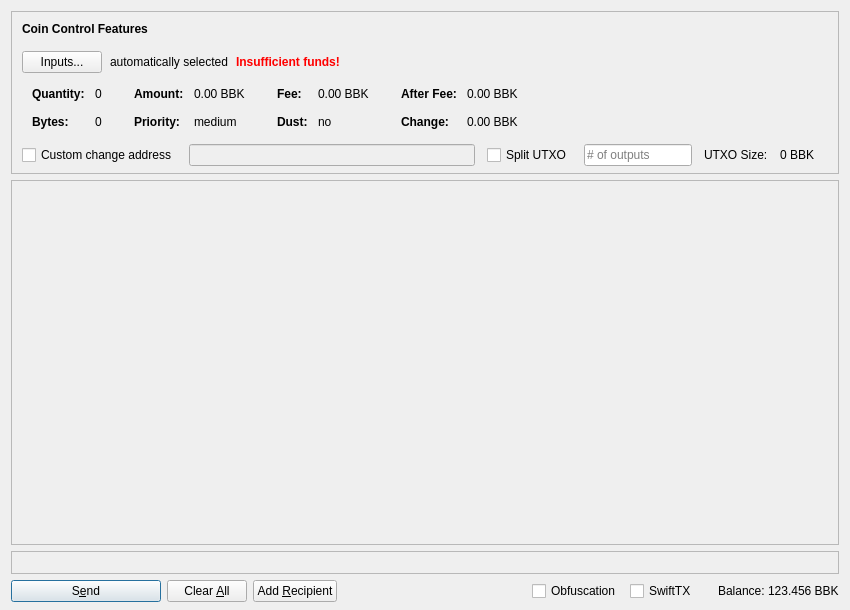
<?xml version="1.0" encoding="UTF-8"?>
<ui version="4.0">
 <class>SendCoinsDialog</class>
 <widget class="QDialog" name="SendCoinsDialog">
  <property name="geometry">
   <rect>
    <x>0</x>
    <y>0</y>
    <width>850</width>
    <height>610</height>
   </rect>
  </property>
  <property name="windowTitle">
   <string>Send Coins</string>
  </property>
  <layout class="QVBoxLayout" name="verticalLayout" stretch="0,1,0,0">
   <property name="bottomMargin">
    <number>8</number>
   </property>
   <item>
    <widget class="QFrame" name="frameCoinControl">
     <property name="sizePolicy">
      <sizepolicy hsizetype="Expanding" vsizetype="Expanding">
       <horstretch>0</horstretch>
       <verstretch>0</verstretch>
      </sizepolicy>
     </property>
     <property name="maximumSize">
      <size>
       <width>16777215</width>
       <height>16777215</height>
      </size>
     </property>
     <property name="frameShape">
      <enum>QFrame::StyledPanel</enum>
     </property>
     <property name="frameShadow">
      <enum>QFrame::Sunken</enum>
     </property>
     <layout class="QVBoxLayout" name="verticalLayoutCoinControl2">
      <property name="spacing">
       <number>0</number>
      </property>
      <property name="leftMargin">
       <number>0</number>
      </property>
      <property name="topMargin">
       <number>0</number>
      </property>
      <property name="rightMargin">
       <number>0</number>
      </property>
      <property name="bottomMargin">
       <number>6</number>
      </property>
      <item>
       <layout class="QVBoxLayout" name="verticalLayoutCoinControl" stretch="0,0,0,0,1">
        <property name="spacing">
         <number>0</number>
        </property>
        <property name="leftMargin">
         <number>10</number>
        </property>
        <property name="topMargin">
         <number>10</number>
        </property>
        <item>
         <layout class="QHBoxLayout" name="horizontalLayoutCoinControl1">
          <property name="bottomMargin">
           <number>15</number>
          </property>
          <item>
           <widget class="QLabel" name="labelCoinControlFeatures">
            <property name="sizePolicy">
             <sizepolicy hsizetype="Preferred" vsizetype="Maximum">
              <horstretch>0</horstretch>
              <verstretch>0</verstretch>
             </sizepolicy>
            </property>
            <property name="font">
             <font>
              <weight>75</weight>
              <bold>true</bold>
             </font>
            </property>
            <property name="styleSheet">
             <string notr="true">font-weight:bold;</string>
            </property>
            <property name="text">
             <string>Coin Control Features</string>
            </property>
           </widget>
          </item>
         </layout>
        </item>
        <item>
         <layout class="QHBoxLayout" name="horizontalLayoutCoinControl2" stretch="0,0,0,0">
          <property name="spacing">
           <number>8</number>
          </property>
          <property name="bottomMargin">
           <number>10</number>
          </property>
          <item>
           <widget class="QPushButton" name="pushButtonCoinControl">
            <property name="styleSheet">
             <string notr="true"/>
            </property>
            <property name="text">
             <string>Inputs...</string>
            </property>
            <property name="autoDefault">
             <bool>false</bool>
            </property>
           </widget>
          </item>
          <item>
           <widget class="QLabel" name="labelCoinControlAutomaticallySelected">
            <property name="text">
             <string>automatically selected</string>
            </property>
            <property name="margin">
             <number>5</number>
            </property>
           </widget>
          </item>
          <item>
           <widget class="QLabel" name="labelCoinControlInsuffFunds">
            <property name="font">
             <font>
              <weight>75</weight>
              <bold>true</bold>
             </font>
            </property>
            <property name="styleSheet">
             <string notr="true">color:red;font-weight:bold;</string>
            </property>
            <property name="text">
             <string>Insufficient funds!</string>
            </property>
            <property name="margin">
             <number>5</number>
            </property>
           </widget>
          </item>
          <item>
           <spacer name="horizontalSpacerCoinControl">
            <property name="orientation">
             <enum>Qt::Horizontal</enum>
            </property>
            <property name="sizeHint" stdset="0">
             <size>
              <width>40</width>
              <height>1</height>
             </size>
            </property>
           </spacer>
          </item>
         </layout>
        </item>
        <item>
         <widget class="QWidget" name="widgetCoinControl" native="true">
          <property name="sizePolicy">
           <sizepolicy hsizetype="Preferred" vsizetype="Preferred">
            <horstretch>0</horstretch>
            <verstretch>0</verstretch>
           </sizepolicy>
          </property>
          <property name="minimumSize">
           <size>
            <width>0</width>
            <height>0</height>
           </size>
          </property>
          <property name="styleSheet">
           <string notr="true"/>
          </property>
          <layout class="QHBoxLayout" name="horizontalLayoutCoinControl5">
           <property name="leftMargin">
            <number>0</number>
           </property>
           <property name="topMargin">
            <number>0</number>
           </property>
           <property name="rightMargin">
            <number>0</number>
           </property>
           <property name="bottomMargin">
            <number>0</number>
           </property>
           <item>
            <layout class="QHBoxLayout" name="horizontalLayoutCoinControl3" stretch="0,0,0,1">
             <property name="spacing">
              <number>20</number>
             </property>
             <property name="topMargin">
              <number>0</number>
             </property>
             <property name="bottomMargin">
              <number>10</number>
             </property>
             <item>
              <layout class="QFormLayout" name="formLayoutCoinControl1">
               <property name="horizontalSpacing">
                <number>10</number>
               </property>
               <property name="verticalSpacing">
                <number>14</number>
               </property>
               <property name="leftMargin">
                <number>10</number>
               </property>
               <property name="topMargin">
                <number>4</number>
               </property>
               <property name="rightMargin">
                <number>6</number>
               </property>
               <item row="0" column="0">
                <widget class="QLabel" name="labelCoinControlQuantityText">
                 <property name="font">
                  <font>
                   <weight>75</weight>
                   <bold>true</bold>
                  </font>
                 </property>
                 <property name="text">
                  <string>Quantity:</string>
                 </property>
                 <property name="margin">
                  <number>0</number>
                 </property>
                </widget>
               </item>
               <item row="0" column="1">
                <widget class="QLabel" name="labelCoinControlQuantity">
                 <property name="cursor">
                  <cursorShape>IBeamCursor</cursorShape>
                 </property>
                 <property name="contextMenuPolicy">
                  <enum>Qt::ActionsContextMenu</enum>
                 </property>
                 <property name="text">
                  <string notr="true">0</string>
                 </property>
                 <property name="margin">
                  <number>0</number>
                 </property>
                 <property name="textInteractionFlags">
                  <set>Qt::LinksAccessibleByMouse|Qt::TextSelectableByKeyboard|Qt::TextSelectableByMouse</set>
                 </property>
                </widget>
               </item>
               <item row="1" column="0">
                <widget class="QLabel" name="labelCoinControlBytesText">
                 <property name="font">
                  <font>
                   <weight>75</weight>
                   <bold>true</bold>
                  </font>
                 </property>
                 <property name="text">
                  <string>Bytes:</string>
                 </property>
                </widget>
               </item>
               <item row="1" column="1">
                <widget class="QLabel" name="labelCoinControlBytes">
                 <property name="cursor">
                  <cursorShape>IBeamCursor</cursorShape>
                 </property>
                 <property name="contextMenuPolicy">
                  <enum>Qt::ActionsContextMenu</enum>
                 </property>
                 <property name="text">
                  <string notr="true">0</string>
                 </property>
                 <property name="textInteractionFlags">
                  <set>Qt::LinksAccessibleByMouse|Qt::TextSelectableByKeyboard|Qt::TextSelectableByMouse</set>
                 </property>
                </widget>
               </item>
              </layout>
             </item>
             <item>
              <layout class="QFormLayout" name="formLayoutCoinControl2">
               <property name="horizontalSpacing">
                <number>10</number>
               </property>
               <property name="verticalSpacing">
                <number>14</number>
               </property>
               <property name="leftMargin">
                <number>6</number>
               </property>
               <property name="topMargin">
                <number>4</number>
               </property>
               <property name="rightMargin">
                <number>6</number>
               </property>
               <item row="0" column="0">
                <widget class="QLabel" name="labelCoinControlAmountText">
                 <property name="font">
                  <font>
                   <weight>75</weight>
                   <bold>true</bold>
                  </font>
                 </property>
                 <property name="text">
                  <string>Amount:</string>
                 </property>
                 <property name="margin">
                  <number>0</number>
                 </property>
                </widget>
               </item>
               <item row="0" column="1">
                <widget class="QLabel" name="labelCoinControlAmount">
                 <property name="cursor">
                  <cursorShape>IBeamCursor</cursorShape>
                 </property>
                 <property name="contextMenuPolicy">
                  <enum>Qt::ActionsContextMenu</enum>
                 </property>
                 <property name="text">
                  <string notr="true">0.00 BBK</string>
                 </property>
                 <property name="textInteractionFlags">
                  <set>Qt::LinksAccessibleByMouse|Qt::TextSelectableByKeyboard|Qt::TextSelectableByMouse</set>
                 </property>
                </widget>
               </item>
               <item row="1" column="0">
                <widget class="QLabel" name="labelCoinControlPriorityText">
                 <property name="font">
                  <font>
                   <weight>75</weight>
                   <bold>true</bold>
                  </font>
                 </property>
                 <property name="text">
                  <string>Priority:</string>
                 </property>
                </widget>
               </item>
               <item row="1" column="1">
                <widget class="QLabel" name="labelCoinControlPriority">
                 <property name="cursor">
                  <cursorShape>IBeamCursor</cursorShape>
                 </property>
                 <property name="contextMenuPolicy">
                  <enum>Qt::ActionsContextMenu</enum>
                 </property>
                 <property name="text">
                  <string>medium</string>
                 </property>
                 <property name="textInteractionFlags">
                  <set>Qt::LinksAccessibleByMouse|Qt::TextSelectableByKeyboard|Qt::TextSelectableByMouse</set>
                 </property>
                </widget>
               </item>
              </layout>
             </item>
             <item>
              <layout class="QFormLayout" name="formLayoutCoinControl3">
               <property name="horizontalSpacing">
                <number>10</number>
               </property>
               <property name="verticalSpacing">
                <number>14</number>
               </property>
               <property name="leftMargin">
                <number>6</number>
               </property>
               <property name="topMargin">
                <number>4</number>
               </property>
               <property name="rightMargin">
                <number>6</number>
               </property>
               <item row="0" column="0">
                <widget class="QLabel" name="labelCoinControlFeeText">
                 <property name="font">
                  <font>
                   <weight>75</weight>
                   <bold>true</bold>
                  </font>
                 </property>
                 <property name="text">
                  <string>Fee:</string>
                 </property>
                 <property name="margin">
                  <number>0</number>
                 </property>
                </widget>
               </item>
               <item row="0" column="1">
                <widget class="QLabel" name="labelCoinControlFee">
                 <property name="cursor">
                  <cursorShape>IBeamCursor</cursorShape>
                 </property>
                 <property name="contextMenuPolicy">
                  <enum>Qt::ActionsContextMenu</enum>
                 </property>
                 <property name="text">
                  <string notr="true">0.00 BBK</string>
                 </property>
                 <property name="textInteractionFlags">
                  <set>Qt::LinksAccessibleByMouse|Qt::TextSelectableByKeyboard|Qt::TextSelectableByMouse</set>
                 </property>
                </widget>
               </item>
               <item row="1" column="0">
                <widget class="QLabel" name="labelCoinControlLowOutputText">
                 <property name="font">
                  <font>
                   <weight>75</weight>
                   <bold>true</bold>
                  </font>
                 </property>
                 <property name="text">
                  <string>Dust:</string>
                 </property>
                </widget>
               </item>
               <item row="1" column="1">
                <widget class="QLabel" name="labelCoinControlLowOutput">
                 <property name="cursor">
                  <cursorShape>IBeamCursor</cursorShape>
                 </property>
                 <property name="contextMenuPolicy">
                  <enum>Qt::ActionsContextMenu</enum>
                 </property>
                 <property name="text">
                  <string>no</string>
                 </property>
                 <property name="textInteractionFlags">
                  <set>Qt::LinksAccessibleByMouse|Qt::TextSelectableByKeyboard|Qt::TextSelectableByMouse</set>
                 </property>
                </widget>
               </item>
              </layout>
             </item>
             <item>
              <layout class="QFormLayout" name="formLayoutCoinControl4">
               <property name="horizontalSpacing">
                <number>10</number>
               </property>
               <property name="verticalSpacing">
                <number>14</number>
               </property>
               <property name="leftMargin">
                <number>6</number>
               </property>
               <property name="topMargin">
                <number>4</number>
               </property>
               <property name="rightMargin">
                <number>6</number>
               </property>
               <item row="0" column="0">
                <widget class="QLabel" name="labelCoinControlAfterFeeText">
                 <property name="font">
                  <font>
                   <weight>75</weight>
                   <bold>true</bold>
                  </font>
                 </property>
                 <property name="text">
                  <string>After Fee:</string>
                 </property>
                 <property name="margin">
                  <number>0</number>
                 </property>
                </widget>
               </item>
               <item row="0" column="1">
                <widget class="QLabel" name="labelCoinControlAfterFee">
                 <property name="cursor">
                  <cursorShape>IBeamCursor</cursorShape>
                 </property>
                 <property name="contextMenuPolicy">
                  <enum>Qt::ActionsContextMenu</enum>
                 </property>
                 <property name="text">
                  <string notr="true">0.00 BBK</string>
                 </property>
                 <property name="textInteractionFlags">
                  <set>Qt::LinksAccessibleByMouse|Qt::TextSelectableByKeyboard|Qt::TextSelectableByMouse</set>
                 </property>
                </widget>
               </item>
               <item row="1" column="0">
                <widget class="QLabel" name="labelCoinControlChangeText">
                 <property name="font">
                  <font>
                   <weight>75</weight>
                   <bold>true</bold>
                  </font>
                 </property>
                 <property name="text">
                  <string>Change:</string>
                 </property>
                </widget>
               </item>
               <item row="1" column="1">
                <widget class="QLabel" name="labelCoinControlChange">
                 <property name="cursor">
                  <cursorShape>IBeamCursor</cursorShape>
                 </property>
                 <property name="contextMenuPolicy">
                  <enum>Qt::ActionsContextMenu</enum>
                 </property>
                 <property name="text">
                  <string notr="true">0.00 BBK</string>
                 </property>
                 <property name="textInteractionFlags">
                  <set>Qt::LinksAccessibleByMouse|Qt::TextSelectableByKeyboard|Qt::TextSelectableByMouse</set>
                 </property>
                </widget>
               </item>
              </layout>
             </item>
            </layout>
           </item>
          </layout>
         </widget>
        </item>
        <item>
         <layout class="QHBoxLayout" name="horizontalLayoutCoinControl4" stretch="0,0,0,0,0,0,0">
          <property name="spacing">
           <number>12</number>
          </property>
          <property name="sizeConstraint">
           <enum>QLayout::SetDefaultConstraint</enum>
          </property>
          <property name="topMargin">
           <number>5</number>
          </property>
          <property name="rightMargin">
           <number>5</number>
          </property>
          <item>
           <widget class="QCheckBox" name="checkBoxCoinControlChange">
            <property name="toolTip">
             <string>If this is activated, but the change address is empty or invalid, change will be sent to a newly generated address.</string>
            </property>
            <property name="text">
             <string>Custom change address</string>
            </property>
           </widget>
          </item>
          <item>
           <widget class="QValidatedLineEdit" name="lineEditCoinControlChange">
            <property name="enabled">
             <bool>false</bool>
            </property>
            <property name="sizePolicy">
             <sizepolicy hsizetype="Expanding" vsizetype="Fixed">
              <horstretch>0</horstretch>
              <verstretch>0</verstretch>
             </sizepolicy>
            </property>
           </widget>
          </item>
          <item>
           <widget class="QCheckBox" name="splitBlockCheckBox">
            <property name="text">
             <string>Split UTXO</string>
            </property>
           </widget>
          </item>
          <item>
           <widget class="QLineEdit" name="splitBlockLineEdit">
            <property name="sizePolicy">
             <sizepolicy hsizetype="Fixed" vsizetype="Fixed">
              <horstretch>50</horstretch>
              <verstretch>0</verstretch>
             </sizepolicy>
            </property>
            <property name="placeholderText">
             <string># of outputs</string>
            </property>
           </widget>
          </item>
          <item>
           <widget class="QLabel" name="labelBlockSizeText">
            <property name="text">
             <string>UTXO Size:</string>
            </property>
           </widget>
          </item>
          <item>
           <widget class="QLabel" name="labelBlockSize">
            <property name="text">
             <string>0 BBK</string>
            </property>
           </widget>
          </item>
          <item>
           <widget class="QLabel" name="labelCoinControlChangeLabel">
            <property name="sizePolicy">
             <sizepolicy hsizetype="Preferred" vsizetype="Expanding">
              <horstretch>0</horstretch>
              <verstretch>0</verstretch>
             </sizepolicy>
            </property>
            <property name="minimumSize">
             <size>
              <width>0</width>
              <height>0</height>
             </size>
            </property>
            <property name="text">
             <string/>
            </property>
            <property name="margin">
             <number>3</number>
            </property>
           </widget>
          </item>
         </layout>
        </item>
        <item>
         <spacer name="verticalSpacerCoinControl">
          <property name="orientation">
           <enum>Qt::Vertical</enum>
          </property>
          <property name="sizeHint" stdset="0">
           <size>
            <width>800</width>
            <height>1</height>
           </size>
          </property>
         </spacer>
        </item>
       </layout>
      </item>
     </layout>
    </widget>
   </item>
   <item>
    <widget class="QScrollArea" name="scrollArea">
     <property name="widgetResizable">
      <bool>true</bool>
     </property>
     <widget class="QWidget" name="scrollAreaWidgetContents">
      <property name="geometry">
       <rect>
        <x>0</x>
        <y>0</y>
        <width>830</width>
        <height>95</height>
       </rect>
      </property>
      <layout class="QVBoxLayout" name="verticalLayout_2" stretch="0,1">
       <property name="leftMargin">
        <number>0</number>
       </property>
       <property name="topMargin">
        <number>0</number>
       </property>
       <property name="rightMargin">
        <number>0</number>
       </property>
       <property name="bottomMargin">
        <number>0</number>
       </property>
       <item>
        <layout class="QVBoxLayout" name="entries">
         <property name="spacing">
          <number>6</number>
         </property>
        </layout>
       </item>
       <item>
        <spacer name="verticalSpacer">
         <property name="orientation">
          <enum>Qt::Vertical</enum>
         </property>
         <property name="sizeHint" stdset="0">
          <size>
           <width>20</width>
           <height>40</height>
          </size>
         </property>
        </spacer>
       </item>
      </layout>
     </widget>
    </widget>
   </item>
   <item>
    <widget class="QFrame" name="frameFee">
     <property name="sizePolicy">
      <sizepolicy hsizetype="Expanding" vsizetype="Expanding">
       <horstretch>0</horstretch>
       <verstretch>0</verstretch>
      </sizepolicy>
     </property>
     <property name="maximumSize">
      <size>
       <width>16777215</width>
       <height>16777215</height>
      </size>
     </property>
     <property name="frameShape">
      <enum>QFrame::StyledPanel</enum>
     </property>
     <property name="frameShadow">
      <enum>QFrame::Sunken</enum>
     </property>
     <layout class="QVBoxLayout" name="verticalLayoutFee1">
      <property name="spacing">
       <number>0</number>
      </property>
      <property name="leftMargin">
       <number>0</number>
      </property>
      <property name="topMargin">
       <number>0</number>
      </property>
      <property name="rightMargin">
       <number>0</number>
      </property>
      <property name="bottomMargin">
       <number>0</number>
      </property>
      <item>
       <layout class="QVBoxLayout" name="verticalLayoutFee2" stretch="0,0,0">
        <property name="spacing">
         <number>0</number>
        </property>
        <property name="leftMargin">
         <number>10</number>
        </property>
        <property name="topMargin">
         <number>0</number>
        </property>
        <item>
         <layout class="QHBoxLayout" name="horizontalLayoutFee1">
          <property name="bottomMargin">
           <number>0</number>
          </property>
          <item>
           <layout class="QVBoxLayout" name="verticalLayoutFee7">
            <property name="spacing">
             <number>0</number>
            </property>
            <item>
             <spacer name="verticalSpacerSmartFee">
              <property name="orientation">
               <enum>Qt::Vertical</enum>
              </property>
              <property name="sizeType">
               <enum>QSizePolicy::Fixed</enum>
              </property>
              <property name="sizeHint" stdset="0">
               <size>
                <width>1</width>
                <height>4</height>
               </size>
              </property>
             </spacer>
            </item>
            <item>
             <spacer name="verticalSpacer_5">
              <property name="orientation">
               <enum>Qt::Vertical</enum>
              </property>
              <property name="sizeHint" stdset="0">
               <size>
                <width>1</width>
                <height>1</height>
               </size>
              </property>
             </spacer>
            </item>
           </layout>
          </item>
          <item>
           <spacer name="horizontalSpacer_4">
            <property name="orientation">
             <enum>Qt::Horizontal</enum>
            </property>
            <property name="sizeHint" stdset="0">
             <size>
              <width>40</width>
              <height>20</height>
             </size>
            </property>
           </spacer>
          </item>
         </layout>
        </item>

        <item>
         <spacer name="verticalSpacerFee">
          <property name="orientation">
           <enum>Qt::Vertical</enum>
          </property>
          <property name="sizeHint" stdset="0">
           <size>
            <width>800</width>
            <height>1</height>
           </size>
          </property>
         </spacer>
        </item>
       </layout>
      </item>
     </layout>
    </widget>
   </item>
   <item>
    <layout class="QHBoxLayout" name="horizontalLayout">
     <item>
      <widget class="QPushButton" name="sendButton">
       <property name="minimumSize">
        <size>
         <width>150</width>
         <height>0</height>
        </size>
       </property>
       <property name="toolTip">
        <string>Confirm the send action</string>
       </property>
       <property name="text">
        <string>S&amp;end</string>
       </property>
       <property name="icon">
        <iconset resource="../bitblocks.qrc">
         <normaloff>:/icons/send</normaloff>:/icons/send</iconset>
       </property>
       <property name="autoDefault">
        <bool>false</bool>
       </property>
       <property name="default">
        <bool>true</bool>
       </property>
      </widget>
     </item>
     <item>
      <widget class="QPushButton" name="clearButton">
       <property name="sizePolicy">
        <sizepolicy hsizetype="Minimum" vsizetype="Fixed">
         <horstretch>0</horstretch>
         <verstretch>0</verstretch>
        </sizepolicy>
       </property>
       <property name="toolTip">
        <string>Clear all fields of the form.</string>
       </property>
       <property name="text">
        <string>Clear &amp;All</string>
       </property>
       <property name="icon">
        <iconset resource="../bitblocks.qrc">
         <normaloff>:/icons/remove</normaloff>:/icons/remove</iconset>
       </property>
       <property name="autoDefault">
        <bool>false</bool>
       </property>
      </widget>
     </item>
     <item>
      <widget class="QPushButton" name="addButton">
       <property name="toolTip">
        <string>Send to multiple recipients at once</string>
       </property>
       <property name="text">
        <string>Add &amp;Recipient</string>
       </property>
       <property name="icon">
        <iconset resource="../bitblocks.qrc">
         <normaloff>:/icons/add</normaloff>:/icons/add</iconset>
       </property>
       <property name="autoDefault">
        <bool>false</bool>
       </property>
      </widget>
     </item>
     <item>
      <spacer name="horizontalSpacer">
       <property name="orientation">
        <enum>Qt::Horizontal</enum>
       </property>
       <property name="sizeHint" stdset="0">
        <size>
         <width>40</width>
         <height>20</height>
        </size>
       </property>
      </spacer>
     </item>
     <item>
      <layout class="QHBoxLayout" name="horizontalLayout_2">
       <property name="spacing">
        <number>3</number>
       </property>
       <item>
        <widget class="QCheckBox" name="checkUseObfuscation">
         <property name="minimumSize">
          <size>
           <width>95</width>
           <height>0</height>
          </size>
         </property>
         <property name="text">
          <string>Obfuscation</string>
         </property>
         <property name="checked">
          <bool>false</bool>
         </property>
        </widget>
       </item>
       <item>
        <widget class="QCheckBox" name="checkSwiftTX">
         <property name="enabled">
          <bool>true</bool>
         </property>
         <property name="minimumSize">
          <size>
           <width>85</width>
           <height>0</height>
          </size>
         </property>
         <property name="text">
          <string>SwiftTX</string>
         </property>
        </widget>
       </item>
       <item>
        <widget class="QLabel" name="label">
         <property name="text">
          <string>Balance:</string>
         </property>
        </widget>
       </item>
       <item>
        <widget class="QLabel" name="labelBalance">
         <property name="sizePolicy">
          <sizepolicy hsizetype="Preferred" vsizetype="Fixed">
           <horstretch>0</horstretch>
           <verstretch>0</verstretch>
          </sizepolicy>
         </property>
         <property name="cursor">
          <cursorShape>IBeamCursor</cursorShape>
         </property>
         <property name="text">
          <string notr="true">123.456 BBK</string>
         </property>
         <property name="textInteractionFlags">
          <set>Qt::LinksAccessibleByMouse|Qt::TextSelectableByKeyboard|Qt::TextSelectableByMouse</set>
         </property>
        </widget>
       </item>
      </layout>
     </item>
    </layout>
   </item>
  </layout>
 </widget>
 <customwidgets>
  <customwidget>
   <class>QValidatedLineEdit</class>
   <extends>QLineEdit</extends>
   <header>qvalidatedlineedit.h</header>
  </customwidget>
  <customwidget>
   <class>BitcoinAmountField</class>
   <extends>QLineEdit</extends>
   <header>bitcoinamountfield.h</header>
   <container>1</container>
  </customwidget>
 </customwidgets>
 <resources>
  <include location="../bitblocks.qrc"/>
 </resources>
 <connections/>
 <buttongroups>
  <buttongroup name="groupFee"/>
  <buttongroup name="groupCustomFee"/>
 </buttongroups>
</ui>
